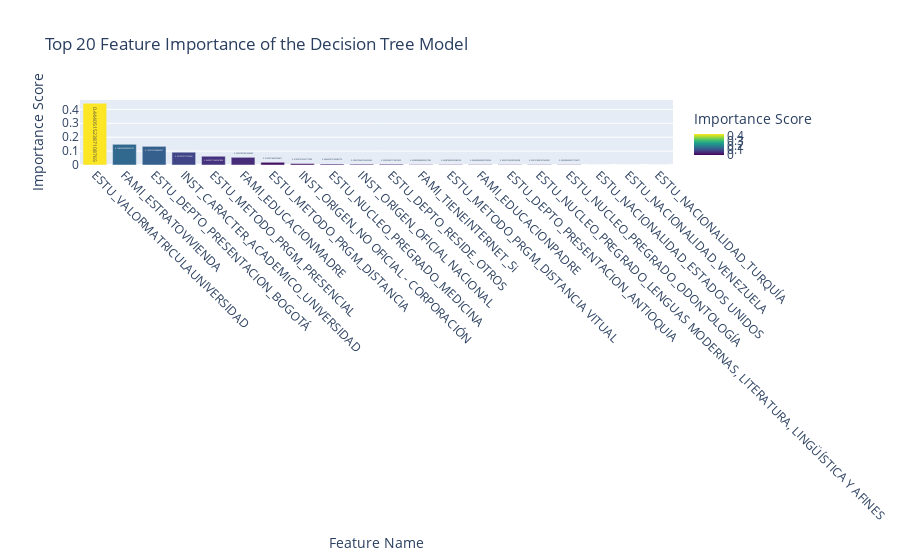

Here is the notebook cell this chart was saved with:
### Code cell
# Feature Importance Plot
importances = model.named_steps['classifier'].feature_importances_
feature_names = model.named_steps['preprocessor'].get_feature_names_out()
importance_df = pd.DataFrame({
    'Feature': feature_names,
    'Importance': importances
}).sort_values(by='Importance', ascending=False).head(20)

fig = px.bar(importance_df,
             x='Feature',
             y='Importance',
             title='Top 20 Feature Importance of the Decision Tree Model',
             labels={'Feature': 'Feature Name', 'Importance': 'Importance Score'},
             color='Importance',
             color_continuous_scale='Viridis',
             text='Importance')
fig.update_layout(xaxis_tickangle=45)
fig.show()

### Figure 1 — Plotly figure (JSON) as saved in the notebook; plotly's stock layout.template omitted (floating-point values rounded to 4 significant figures)
{"data": [{"alignmentgroup": "True", "hovertemplate": "Feature Name=%{x}<br>Importance Score=%{marker.color}<extra></extra>", "legendgroup": "", "marker": {"color": [0.4441, 0.149, 0.1343, 0.09196, 0.0631, 0.05528, 0.01955, 0.0103, 0.00666, 0.00568, 0.005596, 0.002897, 0.002878, 0.002438, 0.002231, 0.002152, 0.002009, 0, 0, 0], "coloraxis": "coloraxis", "pattern": {"shape": ""}}, "name": "", "offsetgroup": "", "orientation": "v", "showlegend": false, "text": [0.4441, 0.149, 0.1343, 0.09196, 0.0631, 0.05528, 0.01955, 0.0103, 0.00666, 0.00568, 0.005596, 0.002897, 0.002878, 0.002438, 0.002231, 0.002152, 0.002009, 0, 0, 0], "textposition": "auto", "type": "bar", "x": ["ESTU_VALORMATRICULAUNIVERSIDAD", "FAMI_ESTRATOVIVIENDA", "ESTU_DEPTO_PRESENTACION_BOGOTÁ", "INST_CARACTER_ACADEMICO_UNIVERSIDAD", "ESTU_METODO_PRGM_PRESENCIAL", "FAMI_EDUCACIONMADRE", "ESTU_METODO_PRGM_DISTANCIA", "INST_ORIGEN_NO OFICIAL - CORPORACIÓN", "ESTU_NUCLEO_PREGRADO_MEDICINA", "INST_ORIGEN_OFICIAL NACIONAL", "ESTU_DEPTO_RESIDE_OTROS", "FAMI_TIENEINTERNET_Si", "ESTU_METODO_PRGM_DISTANCIA VITUAL", "FAMI_EDUCACIONPADRE", "ESTU_DEPTO_PRESENTACION_ANTIOQUIA", "ESTU_NUCLEO_PREGRADO_LENGUAS MODERNAS, LITERATURA, LINGÜÍSTICA Y AFINES", "ESTU_NUCLEO_PREGRADO_ODONTOLOGÍA", "ESTU_NACIONALIDAD_ESTADOS UNIDOS", "ESTU_NACIONALIDAD_VENEZUELA", "ESTU_NACIONALIDAD_TURQUÍA"], "xaxis": "x", "y": [0.4441, 0.149, 0.1343, 0.09196, 0.0631, 0.05528, 0.01955, 0.0103, 0.00666, 0.00568, 0.005596, 0.002897, 0.002878, 0.002438, 0.002231, 0.002152, 0.002009, 0, 0, 0], "yaxis": "y"}], "layout": {"barmode": "relative", "coloraxis": {"colorbar": {"title": {"text": "Importance Score"}}, "colorscale": [[0, "#440154"], [0.1111, "#482878"], [0.2222, "#3e4989"], [0.3333, "#31688e"], [0.4444, "#26828e"], [0.5556, "#1f9e89"], [0.6667, "#35b779"], [0.7778, "#6ece58"], [0.8889, "#b5de2b"], [1, "#fde725"]]}, "legend": {"tracegroupgap": 0}, "title": {"text": "Top 20 Feature Importance of the Decision Tree Model"}, "xaxis": {"anchor": "y", "domain": [0, 1], "tickangle": 45, "title": {"text": "Feature Name"}}, "yaxis": {"anchor": "x", "domain": [0, 1], "title": {"text": "Importance Score"}}}}
